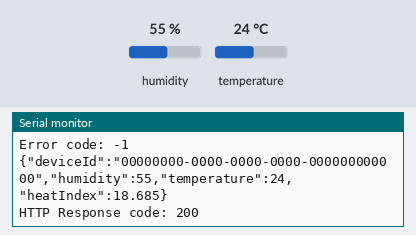
The sketch below on a simulated ESP8266 (NodeMCU). Parts: the last lines printed to the serial monitor. The inputs (shaded band) are chosen by the test bench; at power-on: humidity 55 %, temperature 24 °C. WiFi joins after 1.5 s; servers stay silent unless stated; uploads are accepted with an empty reply.

Above: at 2.9 s.
3.0 s: humidity set to 22 %
10.7 s: temperature set to 12 °C
At 13.4 s:
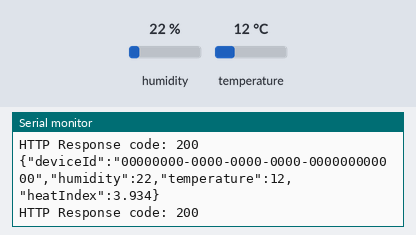
18.4 s: humidity set to 40 %
At 24.0 s:
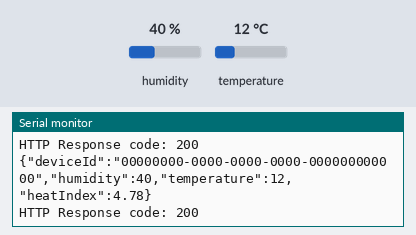

Measured:
- after the input at 10.7 s, the serial monitor: prints a new line after 1.5 s (image 1)
- after the input at 18.4 s, the serial monitor: prints a new line after 4.1 s (image 2)

The sketch:

nodemcu.ino
```cpp
#include <ESP8266WiFi.h>
#include <ESP8266HTTPClient.h>
#include <WiFiClient.h>
#include <Arduino_JSON.h>
#include <DHTesp.h>
#include "credentials.h"

/** IMPORTANT
 * Please ensure that the configuration at "credentials-example.h" has been
 * copied and filled into "credentials.h".
*/

char *ssid = WIFI_SSID;
char *pass = WIFI_PASSWORD;

String deviceId = DEVICE_ID;

short int DHT22_PIN = 15;

DHTesp dht;

WiFiClient client;

void setup(){
  // Connect
  dht.setup(DHT22_PIN, DHTesp::DHT22);

  Serial.begin(9600);
  delay(10);

  Serial.println("Connecting to ");
  Serial.println(ssid);

  WiFi.begin(ssid, pass);
  while (WiFi.status() != WL_CONNECTED){
    delay(500);
    Serial.print(".");
  }
  Serial.println("");
  Serial.println("WiFi connected");
  Serial.println(WiFi.localIP());
  HTTPClient http;
  char *dest = "http://192.168.10.2:3000/";
  http.begin(client, dest);
  int httpResponseCode = http.GET();

  if (httpResponseCode>0) {
    Serial.print("HTTP Response code: ");
    Serial.println(httpResponseCode);
    String payload = http.getString();
    Serial.println(payload);
  } else {
    Serial.print("Error code: ");
    Serial.println(httpResponseCode);
  }
  // Free resources
  http.end();
}

void loop()
{
  JSONVar data;

  float humidity = dht.getHumidity();
  float temperature = dht.getTemperature();
  data["deviceId"] = deviceId;
  data["humidity"] = humidity;
  data["temperature"] = temperature;
  data["heatIndex"] = dht.computeHeatIndex(temperature, humidity, true);

  String payload = JSON.stringify(data);

  HTTPClient http;
  char *dest = "http://192.168.10.2:3000/updateData";
  http.begin(client, dest);
  http.addHeader("Content-Type", "application/json");
  int httpResponseCode = http.POST(payload);

  Serial.println(payload);

  if (httpResponseCode>0) {
    Serial.print("HTTP Response code: ");
    Serial.println(httpResponseCode);
    String payload = http.getString();
    Serial.println(payload);
  } else {
    Serial.print("Error code: ");
    Serial.println(httpResponseCode);
  }
  // Free resources
  http.end();

  delay(10000);
}
```

credentials-example.h
```cpp
#define WIFI_SSID ""
#define WIFI_PASSWORD ""
#define DEVICE_ID "00000000-0000-0000-0000-000000000000"
```
